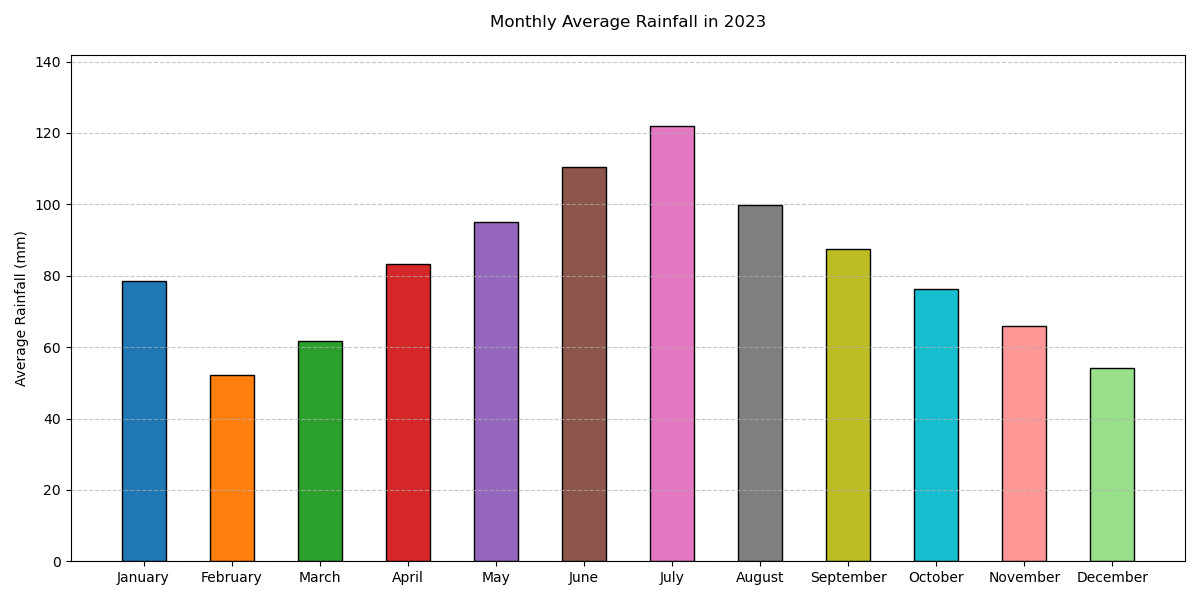

Source code (Python):

import matplotlib.pyplot as plt

months = ['January', 'February', 'March', 'April', 'May', 'June', 
          'July', 'August', 'September', 'October', 'November', 'December']
rainfall = [78.5, 52.3, 61.8, 83.2, 95.1, 110.4, 121.9, 99.7, 87.4, 76.3, 65.9, 54.2]
colors = ['#1f77b4', '#ff7f0e', '#2ca02c', '#d62728', '#9467bd', '#8c564b',
          '#e377c2', '#7f7f7f', '#bcbd22', '#17becf', '#ff9896', '#98df8a']

plt.figure(figsize=(12, 6))
bars = plt.bar(months, rainfall, color=colors, edgecolor='black', width=0.5)

plt.ylabel('Average Rainfall (mm)')
plt.title('Monthly Average Rainfall in 2023', pad=20)
plt.ylim(0, max(rainfall) + 20)
plt.tight_layout()

plt.grid(axis='y', linestyle='--', alpha=0.7)

plt.show()
